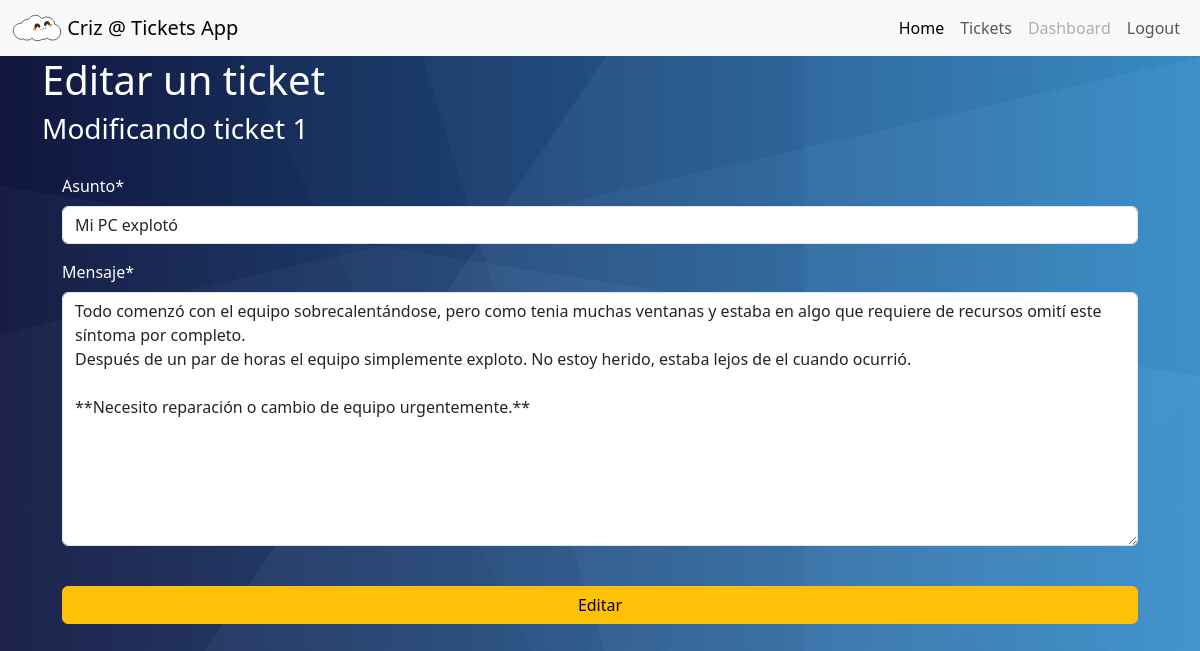
The app's page /tickets/edit/1 (signed in) with its own data.
### ticketing/models.py (models this page shows, shortened)
class Ticket(models.Model):
    ESTADOS = {
        "O": "ABIERTO",
        "P": "PENDIENTE",
        "C": "COMPLETADO"
    }
    asunto = models.CharField(max_length=300)
    mensaje = models.TextField()
    categoria = models.ForeignKey(Categoria, on_delete=models.CASCADE)
    estado = models.CharField(max_length=1, choices=ESTADOS, default="O")
    prioridad = models.PositiveSmallIntegerField()
    autor = models.ForeignKey(User, on_delete=models.CASCADE)
    creacion = models.DateTimeField(auto_now=True, auto_now_add=False)

### ticketing/views.py (the view)
# urls.py: path('edit/<int:id>', app.edit, name="edit"),
@login_required
def edit(respuesta, id):
    ticket = get_object_or_404(Ticket, id=id) # pk=id o id=id funcionan | si no existe la ID, 404
    form = TicketForm(respuesta.POST or None, instance=ticket)
    if respuesta.user == ticket.autor:
        form = TicketEditForm(respuesta.POST or None, instance=ticket)
    if respuesta.user.is_staff and respuesta.user != ticket.autor:
        form = TicketStaffEditForm(respuesta.POST or None, instance=ticket)
    if ticket.estado == "C" and not respuesta.user.is_staff:
        messages.error(respuesta, '¡El ticket está cerrado!')
        return redirect("tickets:home")
    if respuesta.method == "POST" and form.is_valid():
        form.save()
        messages.success(respuesta, '¡Ticket editado correctamente!')
        return redirect("tickets:home")
    else:
        messages.error(respuesta, form.errors)
    if ticket.autor != respuesta.user and not respuesta.user.is_staff:
        return redirect("tickets:home")
    return render(respuesta, "ticketing/edit.html", {"ticket":ticket ,"form": form})

### ticketing/forms.py
class TicketEditForm(forms.ModelForm):
    class Meta:
        model = Ticket
        fields = ["asunto", "mensaje"]
        widgets = {
            "asunto": forms.TextInput(attrs={"class": "form-control"}),
            "mensaje": forms.Textarea(attrs={"class": "form-control"}),
        }

### templates/ticketing/edit.html (shortened to what this page needs)
{% extends "base.html" %}
{% load crispy_forms_tags %}
{% block content %}
<div class="container">
    <h1>Editar un ticket</h1>
    <h3>Modificando ticket {{ ticket.id }}</h3>
    <div style="padding: 20px;">
        <form action="#" method="post">
            {{ form|crispy }}
            <br>
            <button style="width: 100%;" class="btn btn-warning" type="submit">Editar</button>
        </form>
    </div>
</div>
{% endblock %}

### templates/base.html (shortened to what this page needs)
{% load static %}
<!DOCTYPE html>
<html lang="es">
<head>
    <link href="https://cdn.jsdelivr.net/npm/bootstrap@5.3.3/dist/css/bootstrap.min.css" rel="stylesheet">
    <link rel="stylesheet" href="{% static 'css/style.css' %}">
    <link rel="stylesheet" href="https://cdnjs.cloudflare.com/ajax/libs/animate.css/4.1.1/animate.min.css"/>
</head>
<body>
    <header>
        <nav class="navbar navbar-expand-lg bg-body-tertiary">
            <div class="container-fluid">
                <a class="navbar-brand" href="{% url 'main:home' %}">
                    <img src="{% static 'images/cloud.svg' %}" alt="Logo" width="50" class="d-inline-block align-text-top">
                    {% if user.is_authenticated %}
                    {{ user.username }} @
                    {% endif %}
                    Tickets App
                </a>
                <div class="collapse navbar-collapse justify-content-end" id="navbarNav">
                    <ul class="navbar-nav">
                        {% if user.is_authenticated %}
                        <li class="nav-item">
                            <a class="nav-link active" aria-current="page" href="{% url 'main:home' %}">Home</a>
                        </li>
                        <li class="nav-item">
                            <a class="nav-link" href="{% url 'tickets:home' %}">Tickets</a>
                        </li>
                        <li class="nav-item">
                            <a class="nav-link disabled" href="#">Dashboard</a>
                        </li>
                        <li class="nav-item">
                            <form method="post" action="{% url 'logout' %}">
                                <button type="submit" class="nav-link">Logout</button>
                            </form>
                        </li>
                        {% endif %}
                    </ul>
                </div>
            </div>
        </nav>
    </header>
    <section>
        {% block content %}
        {% endblock %}
    </section>
</body>
</html>

### static/css/style.css (style rules this page uses)
body { color: white; background-color: black; min-height: 100vh; background-image: linear-gradient(41deg, rgba(107, 107, 107, 0.04) 0%, rgba(107, 107, 107, 0.04) 8%,rgba(31, 31, 31, 0.04) 8%, rgba(31, 31, 31, 0.04) 100%),linear-gradient(9deg, rgba(228, 228, 228, 0.04) 0%, rgba(228, 228, 228, 0.04) 62%,rgba(54, 54, 54, 0.04) 62%, rgba(54, 54, 54, 0.04) 100%),linear-gradient(124deg, rgba(18, 18, 18, 0.04) 0%, rgba(18, 18, 18, 0.04) 37%,rgba(233, 233, 233, 0.04) 37%, rgba(233, 233, 233, 0.04) 100%),linear-gradient(253deg, rgba(201, 201, 201, 0.04) 0%, rgba(201, 201, 201, 0.04) 55%,rgba(47, 47, 47, 0.04) 55%, rgba(47, 47, 47, 0.04) 100%),linear-gradient(270deg, rgba(172, 172, 172, 0.04) 0%, rgba(172, 172, 172, 0.04) 33%,rgba(26, 26, 26, 0.04) 33%, rgba(26, 26, 26, 0.04) 100%),linear-gradient(64deg, rgba(11, 11, 11, 0.04) 0%, rgba(11, 11, 11, 0.04) 38%,rgba(87, 87, 87, 0.04) 38%, rgba(87, 87, 87, 0.04) 100%),linear-gradient(347deg, rgba(199, 199, 199, 0.04) 0%, rgba(199, 199, 199, 0.04) 69%,rgba(4, 4, 4, 0.04) 69%, rgba(4, 4, 4, 0.04) 100%),linear-gradient(313deg, rgba(36, 36, 36, 0.04) 0%, rgba(36, 36, 36, 0.04) 20%,rgba(91, 91, 91, 0.04) 20%, rgba(91, 91, 91, 0.04) 100%),linear-gradient(90deg, rgb(10, 17, 72),rgb(35, 148, 228)); }

### records on screen
Ticket: id "1", asunto "Mi PC explotó", mensaje "Todo comenzó con el equipo sobrecalentándose, pero como tenia muchas ventanas y estaba en algo que requiere de recursos omití este síntoma por completo. Después de un par de horas el equipo simplemente exploto. No estoy herido, estaba lejos de el cuando ocurrió. **Necesito reparación o cambio de equipo urgentemente.**"

### other values on screen
{{ user.username }} "Criz"
